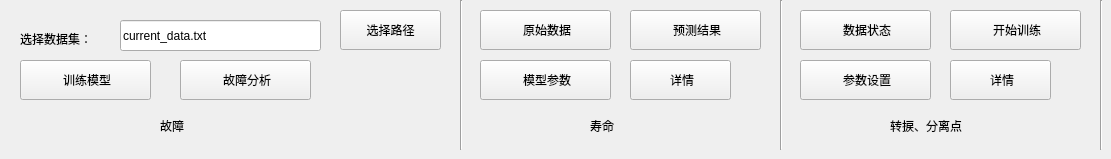
     <widget class="QWidget" name="tab_2">
      <attribute name="title">
       <string>预测</string>
      </attribute>
      <widget class="QToolButton" name="toolButton_139">
       <property name="geometry">
        <rect>
         <x>800</x>
         <y>10</y>
         <width>131</width>
         <height>40</height>
        </rect>
       </property>
       <property name="text">
        <string> 数据状态</string>
       </property>
       <property name="icon">
        <iconset resource="res/main.qrc">
         <normaloff>:/logo/12.png</normaloff>:/logo/12.png</iconset>
       </property>
       <property name="iconSize">
        <size>
         <width>30</width>
         <height>30</height>
        </size>
       </property>
       <property name="toolButtonStyle">
        <enum>Qt::ToolButtonTextBesideIcon</enum>
       </property>
      </widget>
      <widget class="QLabel" name="label_86">
       <property name="geometry">
        <rect>
         <x>160</x>
         <y>110</y>
         <width>71</width>
         <height>31</height>
        </rect>
       </property>
       <property name="text">
        <string>故障</string>
       </property>
      </widget>
      <widget class="QToolButton" name="toolButton_141">
       <property name="geometry">
        <rect>
         <x>950</x>
         <y>10</y>
         <width>131</width>
         <height>40</height>
        </rect>
       </property>
       <property name="text">
        <string> 开始训练</string>
       </property>
       <property name="icon">
        <iconset resource="res/main.qrc">
         <normaloff>:/logo/start.png</normaloff>:/logo/start.png</iconset>
       </property>
       <property name="iconSize">
        <size>
         <width>30</width>
         <height>30</height>
        </size>
       </property>
       <property name="toolButtonStyle">
        <enum>Qt::ToolButtonTextBesideIcon</enum>
       </property>
      </widget>
      <widget class="Line" name="line_35">
       <property name="geometry">
        <rect>
         <x>460</x>
         <y>0</y>
         <width>2</width>
         <height>150</height>
        </rect>
       </property>
       <property name="orientation">
        <enum>Qt::Vertical</enum>
       </property>
      </widget>
      <widget class="Line" name="line_36">
       <property name="geometry">
        <rect>
         <x>780</x>
         <y>0</y>
         <width>2</width>
         <height>150</height>
        </rect>
       </property>
       <property name="orientation">
        <enum>Qt::Vertical</enum>
       </property>
      </widget>
      <widget class="Line" name="line_37">
       <property name="geometry">
        <rect>
         <x>1100</x>
         <y>0</y>
         <width>2</width>
         <height>150</height>
        </rect>
       </property>
       <property name="orientation">
        <enum>Qt::Vertical</enum>
       </property>
      </widget>
      <widget class="QLabel" name="label_89">
       <property name="geometry">
        <rect>
         <x>590</x>
         <y>110</y>
         <width>71</width>
         <height>31</height>
        </rect>
       </property>
       <property name="text">
        <string>寿命</string>
       </property>
      </widget>
      <widget class="QLabel" name="label_90">
       <property name="geometry">
        <rect>
         <x>890</x>
         <y>110</y>
         <width>101</width>
         <height>31</height>
        </rect>
       </property>
       <property name="text">
        <string>转捩、分离点</string>
       </property>
      </widget>
      <widget class="QLabel" name="label_92">
       <property name="geometry">
        <rect>
         <x>20</x>
         <y>20</y>
         <width>109</width>
         <height>38</height>
        </rect>
       </property>
       <property name="text">
        <string>选择数据集：</string>
       </property>
      </widget>
      <widget class="QLineEdit" name="lineEdit_24">
       <property name="geometry">
        <rect>
         <x>120</x>
         <y>20</y>
         <width>201</width>
         <height>31</height>
        </rect>
       </property>
       <property name="text">
        <string>current_data.txt</string>
       </property>
      </widget>
      <widget class="QToolButton" name="toolButton_122">
       <property name="geometry">
        <rect>
         <x>340</x>
         <y>10</y>
         <width>101</width>
         <height>40</height>
        </rect>
       </property>
       <property name="text">
        <string>选择路径</string>
       </property>
       <property name="iconSize">
        <size>
         <width>30</width>
         <height>30</height>
        </size>
       </property>
       <property name="toolButtonStyle">
        <enum>Qt::ToolButtonTextBesideIcon</enum>
       </property>
      </widget>
      <widget class="QToolButton" name="toolButton_142">
       <property name="geometry">
        <rect>
         <x>180</x>
         <y>60</y>
         <width>131</width>
         <height>40</height>
        </rect>
       </property>
       <property name="text">
        <string> 故障分析</string>
       </property>
       <property name="icon">
        <iconset resource="res/main.qrc">
         <normaloff>:/logo/21.png</normaloff>:/logo/21.png</iconset>
       </property>
       <property name="iconSize">
        <size>
         <width>30</width>
         <height>30</height>
        </size>
       </property>
       <property name="toolButtonStyle">
        <enum>Qt::ToolButtonTextBesideIcon</enum>
       </property>
      </widget>
      <widget class="QToolButton" name="toolButton_143">
       <property name="geometry">
        <rect>
         <x>20</x>
         <y>60</y>
         <width>131</width>
         <height>40</height>
        </rect>
       </property>
       <property name="text">
        <string> 训练模型</string>
       </property>
       <property name="icon">
        <iconset resource="res/main.qrc">
         <normaloff>:/logo/9.png</normaloff>:/logo/9.png</iconset>
       </property>
       <property name="iconSize">
        <size>
         <width>30</width>
         <height>30</height>
        </size>
       </property>
       <property name="toolButtonStyle">
        <enum>Qt::ToolButtonTextBesideIcon</enum>
       </property>
      </widget>
      <widget class="QToolButton" name="toolButton_144">
       <property name="geometry">
        <rect>
         <x>480</x>
         <y>60</y>
         <width>131</width>
         <height>40</height>
        </rect>
       </property>
       <property name="text">
        <string> 模型参数</string>
       </property>
       <property name="icon">
        <iconset resource="res/main.qrc">
         <normaloff>:/logo/32.png</normaloff>:/logo/32.png</iconset>
       </property>
       <property name="iconSize">
        <size>
         <width>30</width>
         <height>30</height>
        </size>
       </property>
       <property name="toolButtonStyle">
        <enum>Qt::ToolButtonTextBesideIcon</enum>
       </property>
      </widget>
      <widget class="QToolButton" name="toolButton_145">
       <property name="geometry">
        <rect>
         <x>480</x>
         <y>10</y>
         <width>131</width>
         <height>40</height>
        </rect>
       </property>
       <property name="text">
        <string> 原始数据</string>
       </property>
       <property name="icon">
        <iconset resource="res/main.qrc">
         <normaloff>:/logo/16.png</normaloff>:/logo/16.png</iconset>
       </property>
       <property name="iconSize">
        <size>
         <width>30</width>
         <height>30</height>
        </size>
       </property>
       <property name="toolButtonStyle">
        <enum>Qt::ToolButtonTextBesideIcon</enum>
       </property>
      </widget>
      <widget class="QToolButton" name="toolButton_146">
       <property name="geometry">
        <rect>
         <x>630</x>
         <y>60</y>
         <width>101</width>
         <height>40</height>
        </rect>
       </property>
       <property name="text">
        <string> 详情</string>
       </property>
       <property name="icon">
        <iconset resource="res/main.qrc">
         <normaloff>:/logo/20.png</normaloff>:/logo/20.png</iconset>
       </property>
       <property name="iconSize">
        <size>
         <width>30</width>
         <height>30</height>
        </size>
       </property>
       <property name="toolButtonStyle">
        <enum>Qt::ToolButtonTextBesideIcon</enum>
       </property>
      </widget>
      <widget class="QToolButton" name="toolButton_147">
       <property name="geometry">
        <rect>
         <x>630</x>
         <y>10</y>
         <width>131</width>
         <height>40</height>
        </rect>
       </property>
       <property name="text">
        <string> 预测结果</string>
       </property>
       <property name="icon">
        <iconset resource="res/main.qrc">
         <normaloff>:/logo/10.png</normaloff>:/logo/10.png</iconset>
       </property>
       <property name="iconSize">
        <size>
         <width>30</width>
         <height>30</height>
        </size>
       </property>
       <property name="toolButtonStyle">
        <enum>Qt::ToolButtonTextBesideIcon</enum>
       </property>
      </widget>
      <widget class="QToolButton" name="toolButton_148">
       <property name="geometry">
        <rect>
         <x>800</x>
         <y>60</y>
         <width>131</width>
         <height>40</height>
        </rect>
       </property>
       <property name="text">
        <string> 参数设置</string>
       </property>
       <property name="icon">
        <iconset resource="res/main.qrc">
         <normaloff>:/logo/3.png</normaloff>:/logo/3.png</iconset>
       </property>
       <property name="iconSize">
        <size>
         <width>30</width>
         <height>30</height>
        </size>
       </property>
       <property name="toolButtonStyle">
        <enum>Qt::ToolButtonTextBesideIcon</enum>
       </property>
      </widget>
      <widget class="QToolButton" name="toolButton_149">
       <property name="geometry">
        <rect>
         <x>950</x>
         <y>60</y>
         <width>101</width>
         <height>40</height>
        </rect>
       </property>
       <property name="text">
        <string> 详情</string>
       </property>
       <property name="icon">
        <iconset resource="res/main.qrc">
         <normaloff>:/logo/20.png</normaloff>:/logo/20.png</iconset>
       </property>
       <property name="iconSize">
        <size>
         <width>30</width>
         <height>30</height>
        </size>
       </property>
       <property name="toolButtonStyle">
        <enum>Qt::ToolButtonTextBesideIcon</enum>
       </property>
      </widget>
     </widget>
